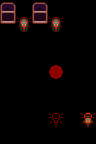

Rendered tile map (Tiled .tmx) drawn with the repository's tilesets; below, a short description and the full map source, tile grids included:
An orthogonal 6x9 tile map with 16x16 px tiles, 5 tile layers (Back1, Buildings, Front, AlwaysFront, ...), 1 hidden layer not drawn, 9 tilesets.

<map version="1.10" tiledversion="1.10.2" orientation="orthogonal" renderorder="right-down" width="6" height="9" tilewidth="16" tileheight="16" infinite="0" nextlayerid="14" nextobjectid="1">
 <properties>
  <property name="AmbientLight" value="95 95 95" />
 </properties>
 <tileset firstgid="1" name="indoor" tilewidth="16" tileheight="16" tilecount="2176" columns="32">
  <image source="townInterior.png" width="512" height="1088" />
  <tile id="1885">
   <properties>
    <property name="Type" value="Wood" />
   </properties>
  </tile>
  <tile id="2078">
   <properties>
    <property name="Type" value="Wood" />
   </properties>
  </tile>
  <tile id="2079">
   <properties>
    <property name="Type" value="Wood" />
   </properties>
  </tile>
  <tile id="2106">
   <properties>
    <property name="Type" value="Wood" />
   </properties>
  </tile>
 </tileset>
 <tileset firstgid="2177" source="townInterior.tsx" />
 <tileset firstgid="4353" source="walls_and_floors.tsx" />
 <tileset firstgid="4913" source="furniture.tsx" />
 <tileset firstgid="7889" source="BaldursVillageTown.tsx" />
 <tileset firstgid="10065" source="furniture_3.tsx" />
 <tileset firstgid="10416" name="paths" tilewidth="16" tileheight="16" tilecount="36" columns="4">
  <image source="paths.png" width="64" height="144" />
 </tileset>
 <tileset firstgid="10452" source="Flooring.tsx" />
 <tileset firstgid="10708" source="furniture_desert.tsx" />
 <layer id="3" name="Back" width="6" height="9" visible="0">
  <data encoding="csv">
4505,0,4505,0,0,0,
4521,0,4521,0,0,0,
4537,0,4537,0,0,0,
4699,0,0,0,0,0,
4715,0,0,0,0,0,
0,0,0,0,0,0,
0,0,0,0,0,0,
0,0,0,0,0,0,
0,0,0,0,0,0
</data>
 </layer>
 <layer id="1" name="Back1" width="6" height="9">
  <data encoding="csv">
0,0,0,0,0,0,
0,0,0,0,0,0,
0,0,0,0,0,0,
0,0,0,0,0,0,
0,0,0,0,0,0,
0,0,0,0,0,0,
0,0,0,0,0,0,
0,0,0,0,0,0,
0,0,0,0,0,0
</data>
 </layer>
 <layer id="2" name="Buildings" width="6" height="9">
  <data encoding="csv">
0,0,0,0,0,0,
0,0,0,0,0,0,
0,0,0,0,0,0,
0,0,0,0,0,0,
0,0,0,0,0,0,
0,0,0,0,0,0,
0,0,0,0,0,0,
0,0,0,0,0,0,
0,0,0,0,0,0
</data>
 </layer>
 <layer id="5" name="Front" width="6" height="9">
  <data encoding="csv">
0,0,0,0,0,0,
0,0,0,0,0,0,
0,0,0,0,0,0,
0,0,0,0,0,0,
0,0,0,0,0,0,
0,0,0,0,0,0,
0,0,0,0,0,0,
0,0,0,0,0,0,
0,0,0,0,0,0
</data>
 </layer>
 <layer id="4" name="AlwaysFront" width="6" height="9">
  <data encoding="csv">
6530,0,6530,0,0,0,
6562,3004,6562,3004,0,0,
0,0,0,0,0,0,
0,0,0,0,0,0,
0,0,0,0,0,0,
0,0,0,0,0,0,
0,0,0,0,0,0,
0,0,0,0,0,6283,
0,0,0,0,0,0
</data>
 </layer>
 <layer id="8" name="Path" width="6" height="9">
  <data encoding="csv">
0,0,0,0,0,0,
0,10424,0,10424,0,0,
0,0,0,0,0,0,
0,0,0,0,0,0,
0,0,0,10423,0,0,
0,0,0,0,0,0,
0,0,0,0,0,0,
0,0,0,10424,0,10424,
0,0,0,0,0,0
</data>
 </layer>
</map>
